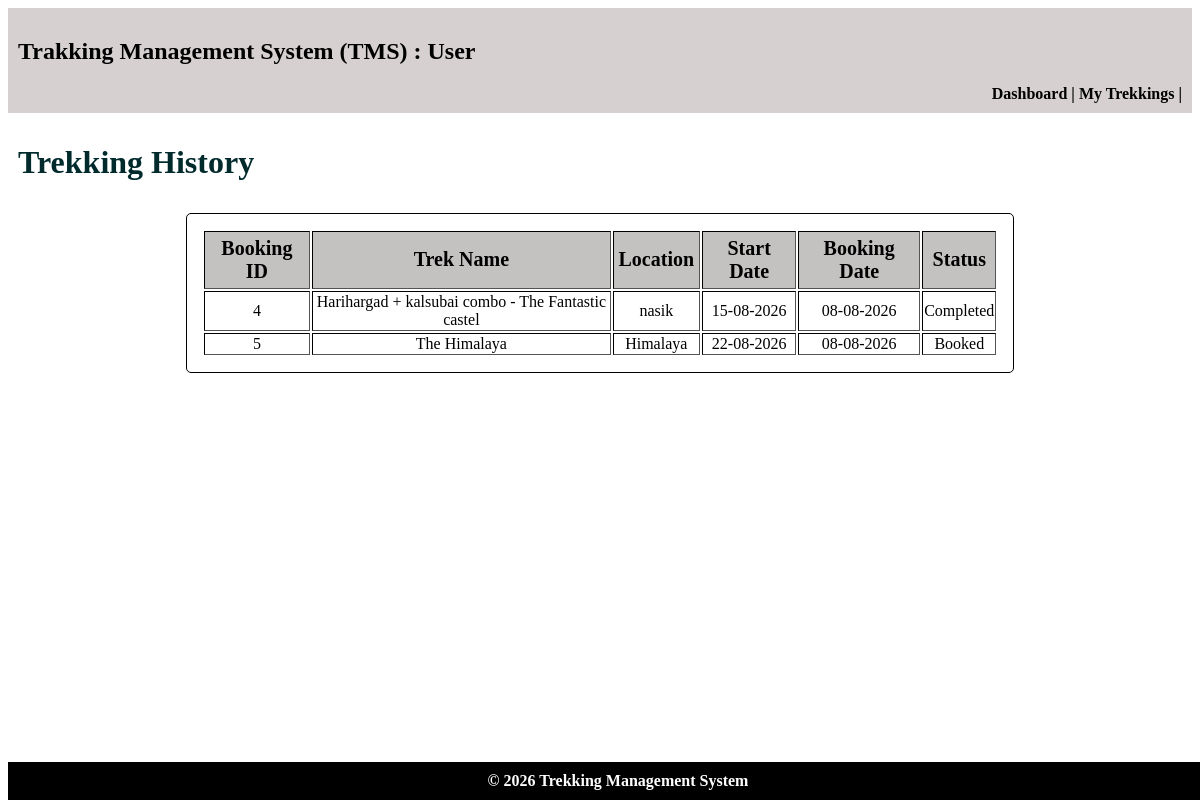
Page /user/history/6 on the committed database.
### models.py (models this page shows)
class Bookings(db.Model):
    __tablename__ = "bookings"
    booking_id = db.Column(db.Integer,primary_key=True)
    trekker_id = db.Column(db.Integer,db.ForeignKey("trekker_profiles.trekker_id"),nullable=False)
    trek_id = db.Column(db.Integer,db.ForeignKey("treks.trek_id"),nullable=False)
    booking_status = db.Column(db.Integer,nullable=False,default=0)     # 0 = Booked, 1 = Cancelled  2 = Completed
    booking_date = db.Column(db.Date,nullable=False)
    __table_args__ = (
        db.UniqueConstraint(
            "trekker_id",
            "trek_id",
            name="unique_trekker_trek"
        ),
    )

class Treks(db.Model):
    __tablename__ = "treks"
    trek_id = db.Column(db.Integer,primary_key=True)
    trek_name = db.Column(db.String, nullable=False)
    location = db.Column(db.String, nullable=False)
    duration_days = db.Column(db.Integer,nullable=False)
    total_slots = db.Column(db.Integer,nullable=False)
    avail_slots = db.Column(db.Integer,nullable=False)
    staff_id = db.Column(db.Integer,db.ForeignKey("staff_profiles.staff_id"),nullable=True)
    difficulty = db.Column(db.Integer,nullable=False, default=0)    # 0 = Easy, 1 = Moderate, 2 = Hard
    trek_status = db.Column(db.Integer,nullable=False,default=0)    # 0 = Pending, 1 = Approved, 2 = Open, 3 = Closed, 4 = Completed
    start_date = db.Column(db.Date,nullable=False)
    end_date = db.Column(db.Date, nullable=False)
    description = db.Column(db.String,nullable=False)
    bookings = db.relationship(
        "Bookings",
        cascade="all, delete",
        backref="treks"
    )

### controller.py (the view)
@app.route("/user/history/<int:user_id>")
def user_history(user_id):
    user = db.session.query(Users).filter(Users.id == user_id).first()
    if not user:
        return "User not found."
    trek_history = db.session.query(Bookings).filter(Bookings.trekker_id == user_id
    ).order_by(Bookings.booking_date.desc()).all()
    return render_template(
        "user_history.html",user=user,user_id=user_id,trek_history=trek_history)

### templates/user_history.html (shortened to what this page needs)
<!DOCTYPE html>
<html lang="en">
<head>
    <link rel="stylesheet" href="/static/main.css">
</head>
<body>
    <header>
        <h2>Trakking Management System (TMS) : User</h2>
        <nav>
            <a href="{{ url_for('user_dashboard', user_id=user_id) }}"> Dashboard </a>|
            <a href="{{ url_for('user_history', user_id=user_id) }}"> My Trekkings </a>|
        </nav>
    </header>
    <main>
        <h1>Trekking History</h1>
        <table class="normal" border="1">
            <tr><th>Booking ID</th> <th>Trek Name</th> <th>Location</th> <th>Start Date</th> <th>Booking Date</th> <th>Status</th></tr>
            {% for booking in trek_history %}
            <tr><td>{{ booking.booking_id }}</td>
                <td>{{ booking.treks.trek_name }}</td>
                <td>{{ booking.treks.location }}</td>
                <td>{{ booking.treks.start_date.strftime('%d-%m-%Y') }}</td>
                <td>{{ booking.booking_date.strftime('%d-%m-%Y') }}</td>
                <td>
                {% if booking.booking_status == 0 %}
                    Booked
                {% elif booking.booking_status == 1 %}
                    Cancelled
                {% elif booking.booking_status == 2 %}
                    Completed
                {% endif %}
                </td>
            </tr>
                    {% else %}
        <tr><td colspan="6">You have not registered for any treks yet.</td></tr>
        {% endfor %}
        </table>
    </main>
    <footer>© 2026 Trekking Management System</footer>
</body>
</html>

### static/main.css (style rules this page uses)
body { padding-bottom: 50px; }
footer { background:black; color:white; text-align:center; font-weight:bold; padding:10px; bottom: 0; position: fixed; width: 100%; }
header { background:rgb(214, 208, 208); text-align: justify; padding:10px; }
table th { background: rgb(196, 193, 193); font-size: 20px; padding: 5px; }
.normal { text-align: center; padding: 15px; margin:auto; width:70%; border: 1px solid black; border-radius: 5px; }
nav { text-align: right; font-weight: bold; }
nav a { color: black; text-decoration: none; }
h1 { padding: 10px; color: rgb(1, 42, 45); }

### rows in the picture
Bookings: booking_id "4", treks.trek_name "Harihargad + kalsubai combo - The Fantastic castel", treks.location "nasik", treks.start_date "15-08-2026", booking_date "08-08-2026", booking_status "Completed"
Bookings: booking_id "5", treks.trek_name "The Himalaya", treks.location "Himalaya", treks.start_date "22-08-2026", booking_date "08-08-2026", booking_status "Booked"
